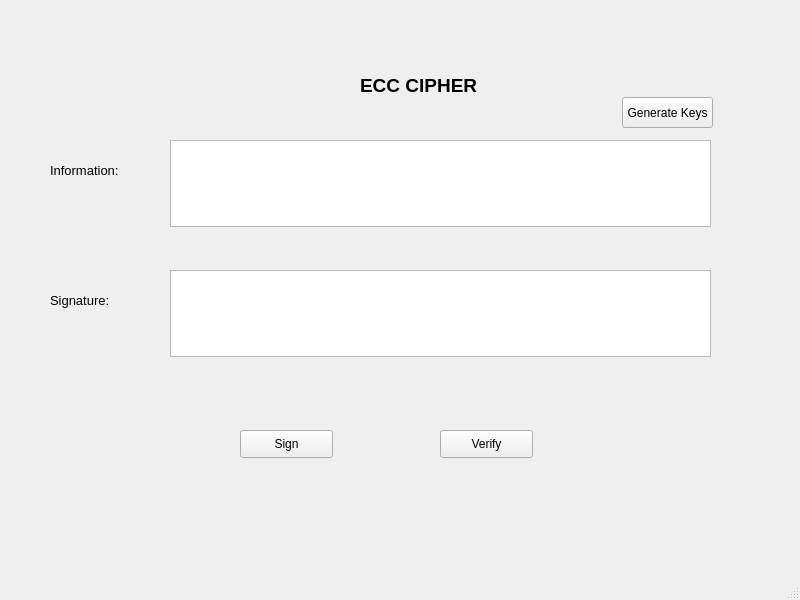
<?xml version="1.0" encoding="UTF-8"?>
<ui version="4.0">
 <class>MainWindow</class>
 <widget class="QMainWindow" name="MainWindow">
  <property name="geometry">
   <rect>
    <x>0</x>
    <y>0</y>
    <width>800</width>
    <height>600</height>
   </rect>
  </property>
  <property name="windowTitle">
   <string>MainWindow</string>
  </property>
  <widget class="QWidget" name="centralwidget">
   <widget class="QPlainTextEdit" name="txt_sign">
    <property name="geometry">
     <rect>
      <x>170</x>
      <y>270</y>
      <width>541</width>
      <height>87</height>
     </rect>
    </property>
   </widget>
   <widget class="QLabel" name="label_5">
    <property name="geometry">
     <rect>
      <x>50</x>
      <y>280</y>
      <width>81</width>
      <height>41</height>
     </rect>
    </property>
    <property name="font">
     <font>
      <pointsize>10</pointsize>
     </font>
    </property>
    <property name="text">
     <string>Signature:</string>
    </property>
   </widget>
   <widget class="QLabel" name="label_3">
    <property name="geometry">
     <rect>
      <x>50</x>
      <y>160</y>
      <width>101</width>
      <height>20</height>
     </rect>
    </property>
    <property name="font">
     <font>
      <pointsize>10</pointsize>
     </font>
    </property>
    <property name="text">
     <string>Information:</string>
    </property>
   </widget>
   <widget class="QPushButton" name="btn_sign">
    <property name="geometry">
     <rect>
      <x>240</x>
      <y>430</y>
      <width>93</width>
      <height>28</height>
     </rect>
    </property>
    <property name="text">
     <string>Sign</string>
    </property>
   </widget>
   <widget class="QPushButton" name="btn_verify">
    <property name="geometry">
     <rect>
      <x>440</x>
      <y>430</y>
      <width>93</width>
      <height>28</height>
     </rect>
    </property>
    <property name="text">
     <string>Verify</string>
    </property>
   </widget>
   <widget class="QLabel" name="label">
    <property name="geometry">
     <rect>
      <x>360</x>
      <y>70</y>
      <width>161</width>
      <height>31</height>
     </rect>
    </property>
    <property name="font">
     <font>
      <pointsize>14</pointsize>
      <weight>75</weight>
      <bold>true</bold>
     </font>
    </property>
    <property name="text">
     <string>ECC CIPHER</string>
    </property>
   </widget>
   <widget class="QPushButton" name="btn_gen_keys">
    <property name="geometry">
     <rect>
      <x>622</x>
      <y>97</y>
      <width>91</width>
      <height>31</height>
     </rect>
    </property>
    <property name="text">
     <string>Generate Keys</string>
    </property>
   </widget>
   <widget class="QPlainTextEdit" name="txt_info">
    <property name="geometry">
     <rect>
      <x>170</x>
      <y>140</y>
      <width>541</width>
      <height>87</height>
     </rect>
    </property>
   </widget>
  </widget>
  <widget class="QMenuBar" name="menubar">
   <property name="geometry">
    <rect>
     <x>0</x>
     <y>0</y>
     <width>800</width>
     <height>26</height>
    </rect>
   </property>
  </widget>
  <widget class="QStatusBar" name="statusbar"/>
 </widget>
 <resources/>
 <connections/>
</ui>
